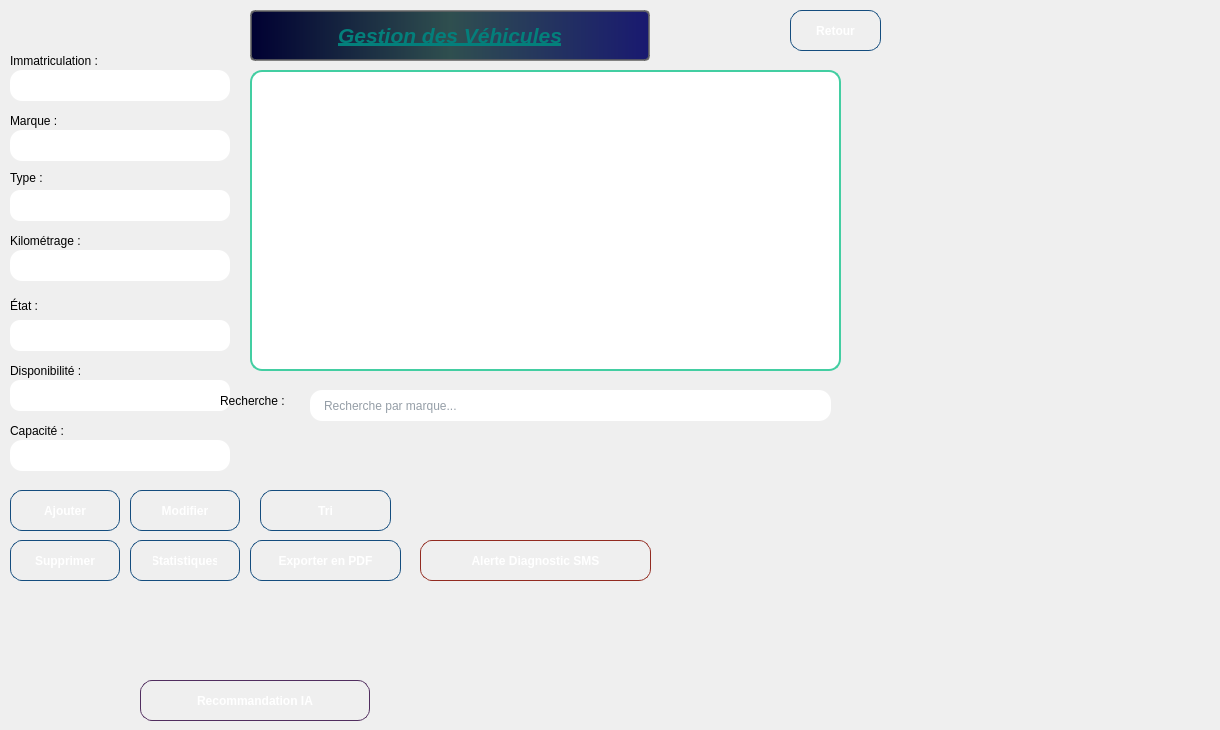
    <widget class="QWidget" name="Vehicule">
     <widget class="QWidget" name="formGroup" native="true">
      <property name="geometry">
       <rect>
        <x>10</x>
        <y>50</y>
        <width>230</width>
        <height>441</height>
       </rect>
      </property>
      <widget class="QLabel" name="label_immatriculation">
       <property name="geometry">
        <rect>
         <x>0</x>
         <y>0</y>
         <width>101</width>
         <height>21</height>
        </rect>
       </property>
       <property name="text">
        <string>Immatriculation :</string>
       </property>
      </widget>
      <widget class="QLineEdit" name="lineEdit_immatriculation">
       <property name="geometry">
        <rect>
         <x>0</x>
         <y>20</y>
         <width>220</width>
         <height>31</height>
        </rect>
       </property>
       <property name="styleSheet">
        <string notr="true">QLineEdit {
    border: 2px solid qlineargradient(x1:0, y1:0, x2:1, y2:0,
        stop:0 #43cea2, stop:1 #185a9d);
    border-radius: 12px;
    padding: 6px 12px;
    background: white;
    color: #2c3e50;
}

QLineEdit:focus {
    border: 2px solid qlineargradient(x1:0, y1:0, x2:1, y2:0,
        stop:0 #ff4b1f, stop:1 #ffc837);
}</string>
       </property>
      </widget>
      <widget class="QLabel" name="label_21">
       <property name="geometry">
        <rect>
         <x>0</x>
         <y>60</y>
         <width>61</width>
         <height>21</height>
        </rect>
       </property>
       <property name="text">
        <string>Marque :</string>
       </property>
      </widget>
      <widget class="QLineEdit" name="lineEdit_marque">
       <property name="geometry">
        <rect>
         <x>0</x>
         <y>80</y>
         <width>220</width>
         <height>31</height>
        </rect>
       </property>
       <property name="styleSheet">
        <string notr="true">QLineEdit {
    border: 2px solid qlineargradient(x1:0, y1:0, x2:1, y2:0,
        stop:0 #43cea2, stop:1 #185a9d);
    border-radius: 12px;
    padding: 6px 12px;
    background: white;
    color: #2c3e50;
}

QLineEdit:focus {
    border: 2px solid qlineargradient(x1:0, y1:0, x2:1, y2:0,
        stop:0 #ff4b1f, stop:1 #ffc837);
}</string>
       </property>
      </widget>
      <widget class="QLabel" name="label_22">
       <property name="geometry">
        <rect>
         <x>0</x>
         <y>120</y>
         <width>49</width>
         <height>16</height>
        </rect>
       </property>
       <property name="text">
        <string>Type :</string>
       </property>
      </widget>
      <widget class="QComboBox" name="comboBox_type_2">
       <property name="geometry">
        <rect>
         <x>0</x>
         <y>140</y>
         <width>220</width>
         <height>31</height>
        </rect>
       </property>
       <property name="styleSheet">
        <string notr="true">QComboBox {
    border: 2px solid qlineargradient(x1:0, y1:0, x2:1, y2:0,
        stop:0 #43cea2, stop:1 #185a9d);
    border-radius: 10px;
    padding: 4px 8px;
    background: white;
    color: #2c3e50;
}

QComboBox::drop-down {
    subcontrol-origin: padding;
    subcontrol-position: top right;
    width: 20px;
    border: none;
    background: transparent;
}

QComboBox::down-arrow {
    width: 12px;
    height: 12px;
}

QComboBox:focus {
    border: 2px solid qlineargradient(x1:0, y1:0, x2:1, y2:0,
        stop:0 #ff4b1f, stop:1 #ffc837);
}

QComboBox:hover {
    border: 2px solid #43cea2;
}

QComboBox QAbstractItemView {
    background: white;
    border: 1px solid #43cea2;
    selection-background-color: #43cea2;
    selection-color: white;
}</string>
       </property>
      </widget>
      <widget class="QLabel" name="label_23">
       <property name="geometry">
        <rect>
         <x>0</x>
         <y>180</y>
         <width>101</width>
         <height>21</height>
        </rect>
       </property>
       <property name="text">
        <string>Kilométrage :</string>
       </property>
      </widget>
      <widget class="QLineEdit" name="lineEdit_kilometrage">
       <property name="geometry">
        <rect>
         <x>0</x>
         <y>200</y>
         <width>220</width>
         <height>31</height>
        </rect>
       </property>
       <property name="styleSheet">
        <string notr="true">QLineEdit {
    border: 2px solid qlineargradient(x1:0, y1:0, x2:1, y2:0,
        stop:0 #43cea2, stop:1 #185a9d);
    border-radius: 12px;
    padding: 6px 12px;
    background: white;
    color: #2c3e50;
}

QLineEdit:focus {
    border: 2px solid qlineargradient(x1:0, y1:0, x2:1, y2:0,
        stop:0 #ff4b1f, stop:1 #ffc837);
}</string>
       </property>
      </widget>
      <widget class="QLabel" name="label_24">
       <property name="geometry">
        <rect>
         <x>0</x>
         <y>240</y>
         <width>61</width>
         <height>31</height>
        </rect>
       </property>
       <property name="text">
        <string>État :</string>
       </property>
      </widget>
      <widget class="QComboBox" name="comboBox_etat">
       <property name="geometry">
        <rect>
         <x>0</x>
         <y>270</y>
         <width>220</width>
         <height>31</height>
        </rect>
       </property>
       <property name="styleSheet">
        <string notr="true">QComboBox {
    border: 2px solid qlineargradient(x1:0, y1:0, x2:1, y2:0,
        stop:0 #43cea2, stop:1 #185a9d);
    border-radius: 10px;
    padding: 4px 8px;
    background: white;
    color: #2c3e50;
}

QComboBox::drop-down {
    subcontrol-origin: padding;
    subcontrol-position: top right;
    width: 20px;
    border: none;
    background: transparent;
}

QComboBox::down-arrow {
    width: 12px;
    height: 12px;
}

QComboBox:focus {
    border: 2px solid qlineargradient(x1:0, y1:0, x2:1, y2:0,
        stop:0 #ff4b1f, stop:1 #ffc837);
}

QComboBox:hover {
    border: 2px solid #43cea2;
}

QComboBox QAbstractItemView {
    background: white;
    border: 1px solid #43cea2;
    selection-background-color: #43cea2;
    selection-color: white;
}</string>
       </property>
      </widget>
      <widget class="QLabel" name="label_disponibilite">
       <property name="geometry">
        <rect>
         <x>0</x>
         <y>310</y>
         <width>101</width>
         <height>21</height>
        </rect>
       </property>
       <property name="text">
        <string>Disponibilité :</string>
       </property>
      </widget>
      <widget class="QComboBox" name="comboBox_disponibilite">
       <property name="geometry">
        <rect>
         <x>0</x>
         <y>330</y>
         <width>220</width>
         <height>31</height>
        </rect>
       </property>
       <property name="styleSheet">
        <string notr="true">QComboBox {
    border: 2px solid qlineargradient(x1:0, y1:0, x2:1, y2:0,
        stop:0 #43cea2, stop:1 #185a9d);
    border-radius: 10px;
    padding: 4px 8px;
    background: white;
    color: #2c3e50;
}

QComboBox::drop-down {
    subcontrol-origin: padding;
    subcontrol-position: top right;
    width: 20px;
    border: none;
    background: transparent;
}

QComboBox::down-arrow {
    width: 12px;
    height: 12px;
}

QComboBox:focus {
    border: 2px solid qlineargradient(x1:0, y1:0, x2:1, y2:0,
        stop:0 #ff4b1f, stop:1 #ffc837);
}

QComboBox:hover {
    border: 2px solid #43cea2;
}

QComboBox QAbstractItemView {
    background: white;
    border: 1px solid #43cea2;
    selection-background-color: #43cea2;
    selection-color: white;
}</string>
       </property>
      </widget>
      <widget class="QLabel" name="label_capacite">
       <property name="geometry">
        <rect>
         <x>0</x>
         <y>370</y>
         <width>101</width>
         <height>21</height>
        </rect>
       </property>
       <property name="text">
        <string>Capacité :</string>
       </property>
      </widget>
      <widget class="QLineEdit" name="lineEdit_capacite">
       <property name="geometry">
        <rect>
         <x>0</x>
         <y>390</y>
         <width>220</width>
         <height>31</height>
        </rect>
       </property>
       <property name="styleSheet">
        <string notr="true">QLineEdit {
    border: 2px solid qlineargradient(x1:0, y1:0, x2:1, y2:0,
        stop:0 #43cea2, stop:1 #185a9d);
    border-radius: 12px;
    padding: 6px 12px;
    background: white;
    color: #2c3e50;
}

QLineEdit:focus {
    border: 2px solid qlineargradient(x1:0, y1:0, x2:1, y2:0,
        stop:0 #ff4b1f, stop:1 #ffc837);
}</string>
       </property>
      </widget>
     </widget>
     <widget class="QPushButton" name="Retour_2">
      <property name="geometry">
       <rect>
        <x>790</x>
        <y>10</y>
        <width>91</width>
        <height>41</height>
       </rect>
      </property>
      <property name="styleSheet">
       <string notr="true">QPushButton {
    background: qlineargradient(x1:0, y1:0, x2:1, y2:0,
        stop:0 #43cea2,
        stop:1 #185a9d
    );
    color: white;
    border-radius: 12px;
    padding: 10px 22px;
    font-weight: bold;
    border: 1px solid #144d7e;
}

QPushButton:hover {
    background: qlineargradient(x1:0, y1:0, x2:1, y2:0,
        stop:0 #ff0000,
        stop:0.5 #cc0000,
        stop:1 #990000
    );
    border: 1px solid #800000;
    color: white;
}</string>
      </property>
      <property name="text">
       <string>Retour</string>
      </property>
     </widget>
     <widget class="QLabel" name="label_25">
      <property name="geometry">
       <rect>
        <x>250</x>
        <y>10</y>
        <width>400</width>
        <height>51</height>
       </rect>
      </property>
      <property name="styleSheet">
       <string notr="true">QLabel {
    background: qlineargradient(x1: 0, y1: 0, x2: 1, y2: 0, stop: 0 rgba(0, 0, 50, 255), stop: 0.5 rgba(47, 79, 79, 255), stop: 1 rgba(25, 25, 112, 255));
    border: 2px solid rgba(100, 100, 100, 200);
    padding: 5px;
    color: white;
    font-weight: bold;
    border-radius: 5px;
    font-size: 18px;
}</string>
      </property>
      <property name="text">
       <string>&lt;!DOCTYPE HTML PUBLIC &quot;-//W3C//DTD HTML 4.0//EN&quot; &quot;http://www.w3.org/TR/REC-html40/strict.dtd&quot;&gt;
&lt;html&gt;&lt;head&gt;&lt;meta name=&quot;qrichtext&quot; content=&quot;1&quot; /&gt;&lt;meta charset=&quot;utf-8&quot; /&gt;&lt;style type=&quot;text/css&quot;&gt;
p, li { white-space: pre-wrap; }
hr { height: 1px; border-width: 0; }
li.unchecked::marker { content: &quot;\2610&quot;; }
li.checked::marker { content: &quot;\2612&quot;; }
&lt;/style&gt;&lt;/head&gt;&lt;body style=&quot; font-family:'Segoe UI'; font-size:9pt; font-weight:400; font-style:normal;&quot;&gt;
&lt;p style=&quot; margin-top:12px; margin-bottom:12px; margin-left:0px; margin-right:0px; -qt-block-indent:0; text-indent:0px;&quot;&gt;&lt;span style=&quot; font-size:16pt; font-weight:700; font-style:italic; text-decoration: underline; color:#037f7b;&quot;&gt;Gestion des Véhicules&lt;/span&gt;&lt;/p&gt;&lt;/body&gt;&lt;/html&gt;</string>
      </property>
      <property name="alignment">
       <set>Qt::AlignmentFlag::AlignCenter</set>
      </property>
     </widget>
     <widget class="QPushButton" name="pushButton_reco_window">
      <property name="geometry">
       <rect>
        <x>140</x>
        <y>680</y>
        <width>230</width>
        <height>41</height>
       </rect>
      </property>
      <property name="styleSheet">
       <string notr="true">QPushButton {
    background: qlineargradient(x1:0, y1:0, x2:1, y2:0,
        stop:0 #8e44ad,
        stop:1 #6c3483
    );
    color: white;
    border-radius: 12px;
    padding: 10px 22px;
    font-weight: bold;
    border: 1px solid #512e5f;
}

QPushButton:hover {
    background: qlineargradient(x1:0, y1:0, x2:1, y2:0,
        stop:0 #9b59b6,
        stop:1 #7d3c98
    );
    border: 1px solid #7d3c98;
}</string>
      </property>
      <property name="text">
       <string>Recommandation IA</string>
      </property>
     </widget>
     <widget class="QTableView" name="tableView">
      <property name="geometry">
       <rect>
        <x>250</x>
        <y>70</y>
        <width>591</width>
        <height>301</height>
       </rect>
      </property>
      <property name="minimumSize">
       <size>
        <width>521</width>
        <height>0</height>
       </size>
      </property>
      <property name="styleSheet">
       <string notr="true">QTableWidget, QTableView {
    background-color: white;
    border: 2px solid #43cea2;
    border-radius: 12px;
    gridline-color: #dcdcdc;
    selection-background-color: #43cea2;
    selection-color: white;
}

QHeaderView::section {
    background: qlineargradient(x1:0, y1:0, x2:1, y2:0,
        stop:0 #43cea2,
        stop:1 #185a9d);
    color: white;
    padding: 4px;
    border: 1px solid #144d7e;
    border-radius: 6px;
    font-weight: bold;
}

QTableWidget::item {
    padding: 4px;
    border-bottom: 1px solid #eaeaea;
}

QTableWidget::item:hover {
    background-color: rgba(67, 206, 162, 0.1);
}

QTableWidget::item:selected {
    background-color: #43cea2;
    color: white;
}

QScrollBar:vertical {
    border: none;
    background: #f0f0f0;
    width: 12px;
    border-radius: 6px;
}

QScrollBar::handle:vertical {
    background: #43cea2;
    min-height: 20px;
    border-radius: 6px;
}

QScrollBar::add-line:vertical, QScrollBar::sub-line:vertical {
    height: 0px;
}</string>
      </property>
     </widget>
     <widget class="QPushButton" name="pushButton_4">
      <property name="geometry">
       <rect>
        <x>250</x>
        <y>540</y>
        <width>151</width>
        <height>41</height>
       </rect>
      </property>
      <property name="styleSheet">
       <string notr="true">QPushButton {
    background: qlineargradient(x1:0, y1:0, x2:1, y2:0,
        stop:0 #43cea2,
        stop:1 #185a9d
    );
    color: white;
    border-radius: 12px;
    padding: 10px 22px;
    font-weight: bold;
    border: 1px solid #144d7e;
}

QPushButton:hover {
    background: qlineargradient(x1:0, y1:0, x2:1, y2:0,
        stop:0 #ff4e50,
        stop:0.5 #fc913a,
        stop:1 #f9d423
    );
    border: 1px solid #e04b3f;
}</string>
      </property>
      <property name="text">
       <string>Exporter en PDF</string>
      </property>
     </widget>
     <widget class="QWidget" name="actionGroup" native="true">
      <property name="geometry">
       <rect>
        <x>10</x>
        <y>480</y>
        <width>230</width>
        <height>120</height>
       </rect>
      </property>
      <widget class="QPushButton" name="pushButton_ajouter_3">
       <property name="geometry">
        <rect>
         <x>0</x>
         <y>10</y>
         <width>110</width>
         <height>41</height>
        </rect>
       </property>
       <property name="styleSheet">
        <string notr="true">QPushButton {
    background: qlineargradient(x1:0, y1:0, x2:1, y2:0,
        stop:0 #43cea2,
        stop:1 #185a9d
    );
    color: white;
    border-radius: 12px;
    padding: 10px 22px;
    font-weight: bold;
    border: 1px solid #144d7e;
}

QPushButton:hover {
    background: qlineargradient(x1:0, y1:0, x2:1, y2:0,
        stop:0 #ff4e50,
        stop:0.5 #fc913a,
        stop:1 #f9d423
    );
    border: 1px solid #e04b3f;
}</string>
       </property>
       <property name="text">
        <string>Ajouter</string>
       </property>
      </widget>
      <widget class="QPushButton" name="pushButton_modifier_3">
       <property name="geometry">
        <rect>
         <x>120</x>
         <y>10</y>
         <width>110</width>
         <height>41</height>
        </rect>
       </property>
       <property name="styleSheet">
        <string notr="true">QPushButton {
    background: qlineargradient(x1:0, y1:0, x2:1, y2:0,
        stop:0 #43cea2,
        stop:1 #185a9d
    );
    color: white;
    border-radius: 12px;
    padding: 10px 22px;
    font-weight: bold;
    border: 1px solid #144d7e;
}

QPushButton:hover {
    background: qlineargradient(x1:0, y1:0, x2:1, y2:0,
        stop:0 #ff4e50,
        stop:0.5 #fc913a,
        stop:1 #f9d423
    );
    border: 1px solid #e04b3f;
}</string>
       </property>
       <property name="text">
        <string>Modifier</string>
       </property>
      </widget>
      <widget class="QPushButton" name="pushButton_supprimer_3">
       <property name="geometry">
        <rect>
         <x>0</x>
         <y>60</y>
         <width>110</width>
         <height>41</height>
        </rect>
       </property>
       <property name="styleSheet">
        <string notr="true">QPushButton {
    background: qlineargradient(x1:0, y1:0, x2:1, y2:0,
        stop:0 #43cea2,
        stop:1 #185a9d
    );
    color: white;
    border-radius: 12px;
    padding: 10px 22px;
    font-weight: bold;
    border: 1px solid #144d7e;
}

QPushButton:hover {
    background: qlineargradient(x1:0, y1:0, x2:1, y2:0,
        stop:0 #ff4e50,
        stop:0.5 #fc913a,
        stop:1 #f9d423
    );
    border: 1px solid #e04b3f;
}</string>
       </property>
       <property name="text">
        <string>Supprimer</string>
       </property>
      </widget>
      <widget class="QPushButton" name="pushButton_6">
       <property name="geometry">
        <rect>
         <x>120</x>
         <y>60</y>
         <width>110</width>
         <height>41</height>
        </rect>
       </property>
       <property name="styleSheet">
        <string notr="true">QPushButton {
    background: qlineargradient(x1:0, y1:0, x2:1, y2:0,
        stop:0 #43cea2,
        stop:1 #185a9d
    );
    color: white;
    border-radius: 12px;
    padding: 10px 22px;
    font-weight: bold;
    border: 1px solid #144d7e;
}

QPushButton:hover {
    background: qlineargradient(x1:0, y1:0, x2:1, y2:0,
        stop:0 #ff4e50,
        stop:0.5 #fc913a,
        stop:1 #f9d423
    );
    border: 1px solid #e04b3f;
}</string>
       </property>
       <property name="text">
        <string>Statistiques</string>
       </property>
      </widget>
     </widget>
     <widget class="QPushButton" name="pushButton_7">
      <property name="geometry">
       <rect>
        <x>260</x>
        <y>490</y>
        <width>131</width>
        <height>41</height>
       </rect>
      </property>
      <property name="styleSheet">
       <string notr="true">QPushButton {
    background: qlineargradient(x1:0, y1:0, x2:1, y2:0,
        stop:0 #43cea2,
        stop:1 #185a9d
    );
    color: white;
    border-radius: 12px;
    padding: 10px 22px;
    font-weight: bold;
    border: 1px solid #144d7e;
}

QPushButton:hover {
    background: qlineargradient(x1:0, y1:0, x2:1, y2:0,
        stop:0 #ff4e50,
        stop:0.5 #fc913a,
        stop:1 #f9d423
    );
    border: 1px solid #e04b3f;
}</string>
      </property>
      <property name="text">
       <string>Tri</string>
      </property>
     </widget>
     <widget class="QWidget" name="searchGroup" native="true">
      <property name="geometry">
       <rect>
        <x>220</x>
        <y>380</y>
        <width>630</width>
        <height>60</height>
       </rect>
      </property>
      <widget class="QLabel" name="label_26">
       <property name="geometry">
        <rect>
         <x>0</x>
         <y>10</y>
         <width>81</width>
         <height>21</height>
        </rect>
       </property>
       <property name="text">
        <string>Recherche :</string>
       </property>
      </widget>
      <widget class="QLineEdit" name="lineEdit_3">
       <property name="geometry">
        <rect>
         <x>90</x>
         <y>10</y>
         <width>521</width>
         <height>31</height>
        </rect>
       </property>
       <property name="styleSheet">
        <string notr="true">QLineEdit {
    border: 2px solid qlineargradient(x1:0, y1:0, x2:1, y2:0,
        stop:0 #43cea2, stop:1 #185a9d);
    border-radius: 12px;
    padding: 6px 12px;
    background: white;
    color: #2c3e50;
}

QLineEdit:focus {
    border: 2px solid qlineargradient(x1:0, y1:0, x2:1, y2:0,
        stop:0 #ff4b1f, stop:1 #ffc837);
}</string>
       </property>
       <property name="placeholderText">
        <string>Recherche par marque...</string>
       </property>
      </widget>
     </widget>
     <widget class="QWidget" name="statsContainer" native="true">
      <property name="geometry">
       <rect>
        <x>760</x>
        <y>390</y>
        <width>451</width>
        <height>301</height>
       </rect>
      </property>
      <property name="styleSheet">
       <string notr="true">QWidget#statsContainer { border: 0px; background: transparent; }</string>
      </property>
     </widget>
     <widget class="QPushButton" name="pushButton_sms_alert">
      <property name="geometry">
       <rect>
        <x>420</x>
        <y>540</y>
        <width>231</width>
        <height>41</height>
       </rect>
      </property>
      <property name="styleSheet">
       <string notr="true">QPushButton {
    background: qlineargradient(x1:0, y1:0, x2:1, y2:0,
        stop:0 #e74c3c,
        stop:1 #c0392b
    );
    color: white;
    border-radius: 12px;
    padding: 10px 22px;
    font-weight: bold;
    border: 1px solid #922b21;
}

QPushButton:hover {
    background: qlineargradient(x1:0, y1:0, x2:1, y2:0,
        stop:0 #ff6b6b,
        stop:1 #ff3b3b
    );
    border: 1px solid #b03a2e;
}</string>
      </property>
      <property name="text">
       <string>Alerte Diagnostic SMS</string>
      </property>
     </widget>
    </widget>
